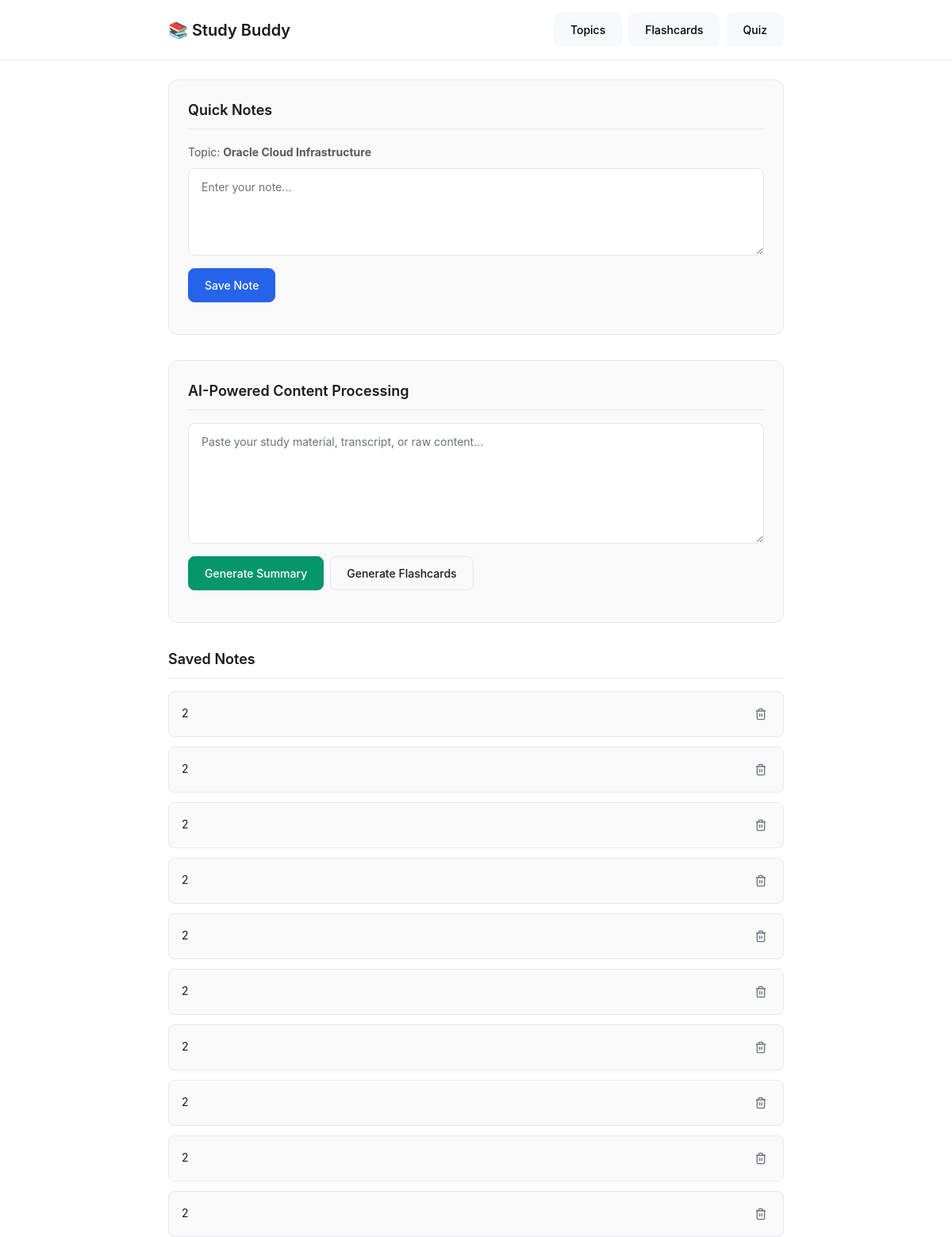
The app's page /topics/2/notes with its own data.
### tables this page shows
CREATE TABLE topics (
            id INTEGER PRIMARY KEY AUTOINCREMENT,
            name TEXT NOT NULL UNIQUE,
            description TEXT
        );

CREATE TABLE notes (
            id INTEGER PRIMARY KEY AUTOINCREMENT,
            topic_id INTEGER NOT NULL,
            content TEXT NOT NULL,
            created_at TIMESTAMP DEFAULT CURRENT_TIMESTAMP,
            FOREIGN KEY(topic_id) REFERENCES topics(id) ON DELETE CASCADE
        );

### app.py (the view)
@app.route('/topics/<int:topic_id>/notes', methods=['GET', 'POST'])
def notes_for_topic(topic_id):
    conn = sqlite3.connect(DB)
    c = conn.cursor()
    c.execute('SELECT id, name FROM topics WHERE id = ?', (topic_id,))
    t = c.fetchone()
    if not t:
        conn.close()
        return 'Topic not found', 404
    if request.method == 'POST':
        content = request.form.get('content', '').strip()
        if content:
            c.execute('INSERT INTO notes (topic_id, content) VALUES (?, ?)', (topic_id, content))
            conn.commit()
        return redirect(url_for('notes_for_topic', topic_id=topic_id))
    c.execute('SELECT * FROM notes WHERE topic_id = ? ORDER BY id DESC', (topic_id,))
    notes_list = c.fetchall()
    conn.close()
    return render_template('notes.html', notes=notes_list, topic=t)

### app.py (called while the page is built)
    def __call__(self, environ, start_response):
        script_name = self.subdirectory
        path_info = environ['PATH_INFO']
        if path_info.startswith(script_name):
            environ['PATH_INFO'] = path_info[len(script_name):]
            environ['SCRIPT_NAME'] = script_name
            return self.app(environ, start_response)
        else:
            environ['SCRIPT_NAME'] = script_name
            return self.app(environ, start_response)

### templates/notes.html (shortened to what this page needs)
{% extends 'base.html' %}
{% block content %}
<div class="form-section">
  <div class="section-title">Quick Notes</div>
  {% if topic %}
    <div class="mb-2"><small class="text-muted">Topic: <strong>{{ topic[1] if topic is iterable else topic.name }}</strong></small></div>
  {% endif %}
  <form method="POST" class="mb-3">
    <textarea name="content" class="form-control" rows="4" placeholder="Enter your note..."></textarea>
    <button class="btn btn-primary mt-3">Save Note</button>
  </form>
</div>
<div class="form-section">
  <div class="section-title">AI-Powered Content Processing</div>
  <form id="aiForm" class="mb-3">
    <textarea name="raw_text" id="raw_text" class="form-control" rows="6" placeholder="Paste your study material, transcript, or raw content..."></textarea>
    <div class="mt-3 d-flex gap-2">
      <button class="btn btn-success" type="submit">Generate Summary</button>
      <button class="btn btn-info" type="button" id="generateFlashcards">Generate Flashcards</button>
    </div>
  </form>
</div>
<div class="notes-section">
  <div class="section-title">Saved Notes</div>
  {% if notes %}
    {% for note in notes %}
    <div class="note-item">
      <div class="note-content">{{ note[1] }}</div>
      <form method="POST" action="{{ url_for('delete_note', note_id=note[0]) }}" class="delete-form">
        <button type="submit" class="btn-delete" onclick="return confirm('Are you sure you want to delete this note?')">
          <svg width="16" height="16" viewBox="0 0 24 24" fill="none" stroke="currentColor" stroke-width="2">
            <path d="M3 6h18M19 6v14c0 1-1 2-2 2H7c-1 0-2-1-2-2V6m3 0V4c0-1 1-2 2-2h4c0 1 1 2 2 2v2"/>
            <line x1="10" y1="11" x2="10" y2="17"/>
            <line x1="14" y1="11" x2="14" y2="17"/>
          </svg>
        </button>
      </form>
    </div>
    {% endfor %}
  {% else %}
    <div class="no-notes">No notes yet. Add your first note above!</div>
  {% endif %}
</div>
{% endblock %}

### static/style.css (style rules this page uses)
:root { --bg-primary: #ffffff; --bg-secondary: #fafafa; --text-primary: #1a1a1a; --text-secondary: #6b7280; --border-color: #e5e7eb; --accent-color: #2563eb; --accent-hover: #1d4ed8; --success-color: #059669; --error-color: #dc2626; --radius-sm: 6px; --radius-md: 8px; --radius-lg: 12px; --shadow-sm: 0 1px 2px 0 rgba(0, 0, 0, 0.05); --shadow-md: 0 4px 6px -1px rgba(0, 0, 0, 0.1); --font-mono: 'SF Mono', 'Monaco', 'Cascadia Code', 'Roboto Mono', monospace; }
body.light-mode { background-color: var(--bg-primary); color: var(--text-primary); font-family: -apple-system, BlinkMacSystemFont, 'Segoe UI', Roboto, sans-serif; line-height: 1.6; }
.form-control { border: 1px solid var(--border-color); border-radius: var(--radius-md); background-color: var(--bg-primary); color: var(--text-primary); padding: 12px 16px; font-size: 14px; transition: all 0.2s ease; box-shadow: none; }
.form-control::placeholder { color: var(--text-secondary); }
.btn { border-radius: var(--radius-md); font-weight: 500; font-size: 14px; padding: 10px 20px; border: 1px solid transparent; transition: all 0.2s ease; cursor: pointer; }
.btn-primary { background-color: var(--accent-color); color: white; border-color: var(--accent-color); }
.btn-success { background-color: var(--success-color); color: white; border-color: var(--success-color); }
.btn-info { background-color: var(--bg-secondary); color: var(--text-primary); border-color: var(--border-color); }
.notes-section { margin-top: 2rem; }
.note-item { background-color: var(--bg-secondary); border: 1px solid var(--border-color); border-radius: var(--radius-md); padding: 1rem; margin-bottom: 0.75rem; font-size: 14px; line-height: 1.6; display: flex; justify-content: space-between; align-items: flex-start; gap: 1rem; }
.note-item:last-child { margin-bottom: 0; }
.note-content { flex: 1; white-space: pre-wrap; word-wrap: break-word; }
.delete-form { flex-shrink: 0; margin: 0; }
.btn-delete { background: none; border: none; color: var(--text-secondary); padding: 4px; cursor: pointer; border-radius: var(--radius-sm); transition: all 0.2s ease; display: flex; align-items: center; justify-content: center; }
.form-section { background-color: var(--bg-secondary); border: 1px solid var(--border-color); border-radius: var(--radius-lg); padding: 1.5rem; margin-bottom: 2rem; }
.section-title { font-size: 1.125rem; font-weight: 600; color: var(--text-primary); margin-bottom: 1rem; padding-bottom: 0.5rem; border-bottom: 1px solid var(--border-color); }

### records on screen
topics: name "Oracle Cloud Infrastructure"
notes: topic "2"
notes: topic "2"
notes: topic "2"
notes: topic "2"
notes: topic "2"
notes: topic "2"
notes: topic "2"
notes: topic "2"
notes: topic "2"
notes: topic "2"
